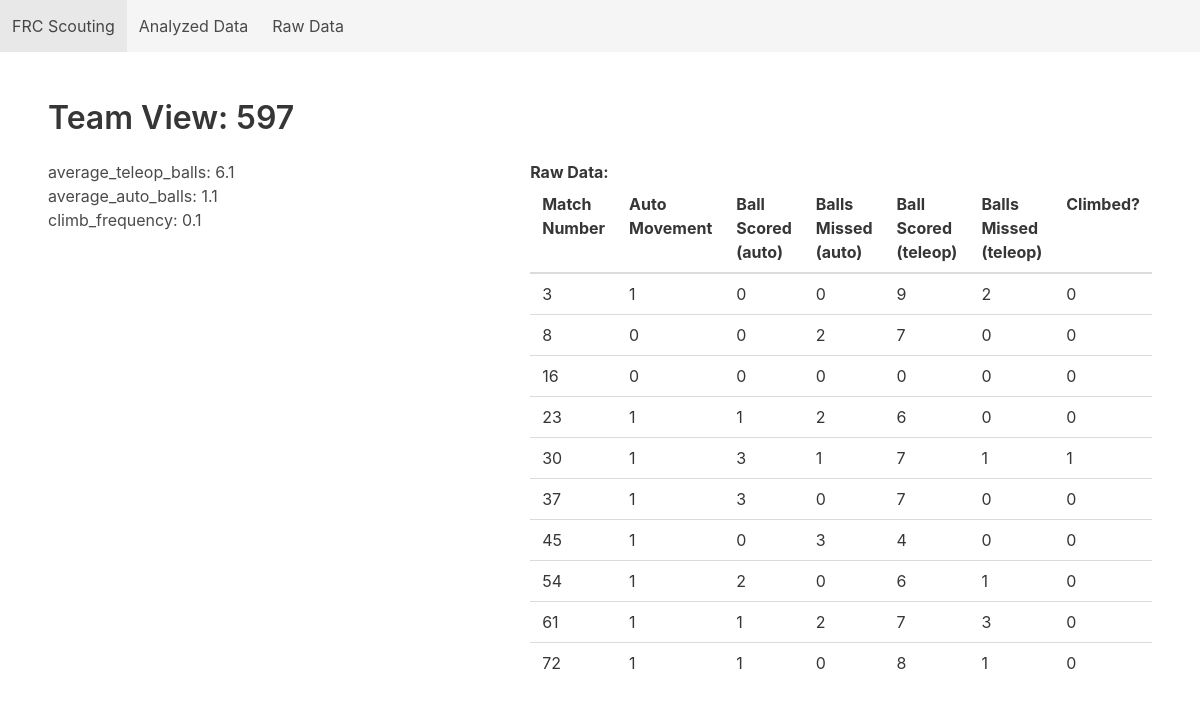
Page /team/597 on the committed database.
### tables this page shows
CREATE TABLE analyzed_scouting_data(team_number INTEGER, average_teleop_balls REAL, max_teleop_balls INTEGER, average_auto_balls REAL, max_auto_balls INTEGER, climb_frequency REAL);

CREATE TABLE raw_scouting_data (data_id INTEGER PRIMARY KEY AUTOINCREMENT, scout_name TEXT, team_number INTEGER, match_number INTEGER, alliance_color TEXT, auto_movement INTEGER, auto_balls_scored INTEGER, auto_balls_missed INTEGER, teleop_balls_scored INTEGER, teleop_balls_missed INTEGER, climb INTEGER, comment TEXT);

### app.py (the view)
@app.route("/team/<int:team>")
def team_view(team : int):
    if (db.contains_team_number(team)):
        title_string = "Team View: " + str(team)
        print(db.get_analyzed_data_highlights(team)[0])
        return flask.render_template("team_view.html", title=title_string, headers=data.raw_match_data_headers_687, raw_match_data = db.get_raw_data_by_team_anonymous(team), highlights=db.get_analyzed_data_highlights(team)[0], robot_image=db.get_team_image(team))
    else:
         return flask.render_template("base.html", title=f"Data for Team #{team} is not available")

### database.py (called while the page is built)
    def execute_return_query(self, query_text,  *parameters, headers=True):
        conn = sqlite3.connect(self.filename)
        cur = conn.cursor()
        cur.execute(query_text, parameters)
        column_names = []
        for column in cur.description:
            column_names.append(column[0])
        rows = cur.fetchall()
        if (headers):
            dicts = []
            for row in rows:
                d = dict(zip(column_names, row))
                dicts.append(d)
            conn.close()
            return dicts
        else:
            return rows

    def get_raw_data_by_team_anonymous(self, team_number : int):
        query = 'SELECT match_number, auto_movement, auto_balls_scored, auto_balls_missed, teleop_balls_scored, teleop_balls_missed, climb FROM raw_scouting_data WHERE team_number = ?;'
        return self.execute_return_query(query, team_number, headers=False)

    def get_team_image(self, team_number : int):
        query = 'SELECT image_url FROM team_images WHERE team_number = ?;'
        return self.execute_return_query(query, team_number, headers=False)[0][0]

    def contains_team_number(self, team_number):
        query = 'SELECT COUNT(*) FROM raw_scouting_data WHERE team_number = ?;'
        return self.execute_return_query(query, team_number, headers=False)[0][0] > 0

    def get_analyzed_data_highlights(self, team_number):
        query = 'SELECT average_teleop_balls, average_auto_balls, climb_frequency FROM analyzed_scouting_data WHERE team_number = ?;'
        return self.execute_return_query(query, team_number)

### templates/team_view.html
{% extends 'base.html' %}
{% block content %}
    <div class="columns">
        <div class="column">
            {% for (title, value) in highlights.items() %}
                <h3>{{title}}: {{value}}</h3>
            {% endfor %}
        </div>
        <div class="column">
            <h2> <strong> Raw Data: </strong></h2>
            <table class="table">
                <thead>
                    {% for header in headers %}
                        <th> {{header}} </th>
                    {% endfor %}
                </thead>
                <tbdody>
                    {% for row in raw_match_data %}
                        <tr>
                            {% for data in row %}
                                <td>{{data}}</td>
                            {% endfor %}
                        </tr>
                    {% endfor %}
                </tbdody>
            </table>
        </div>
    </div>
{% endblock %}

### rows in the picture
analyzed_scouting_data: title "average_teleop_balls", average_teleop_balls "6.1", title "average_auto_balls", average_auto_balls "1.1", title "climb_frequency", climb_frequency "0.1"
raw_scouting_data: row "3" "1" "0" "0" "9" "2" "0"
raw_scouting_data: row "8" "0" "0" "2" "7" "0" "0"
raw_scouting_data: row "16" "0" "0" "0" "0" "0" "0"
raw_scouting_data: row "23" "1" "1" "2" "6" "0" "0"
raw_scouting_data: row "30" "1" "3" "1" "7" "1" "1"
raw_scouting_data: row "37" "1" "3" "0" "7" "0" "0"
raw_scouting_data: row "45" "1" "0" "3" "4" "0" "0"
raw_scouting_data: row "54" "1" "2" "0" "6" "1" "0"
raw_scouting_data: row "61" "1" "1" "2" "7" "3" "0"
raw_scouting_data: row "72" "1" "1" "0" "8" "1" "0"

### other values in the picture
{{ title }} "Team View: 597"
{{ header }} "Match Number" "Auto Movement" "Ball Scored (auto)" "Balls Missed (auto)" "Ball Scored (teleop)" "Balls Missed (teleop)" "Climbed?"
